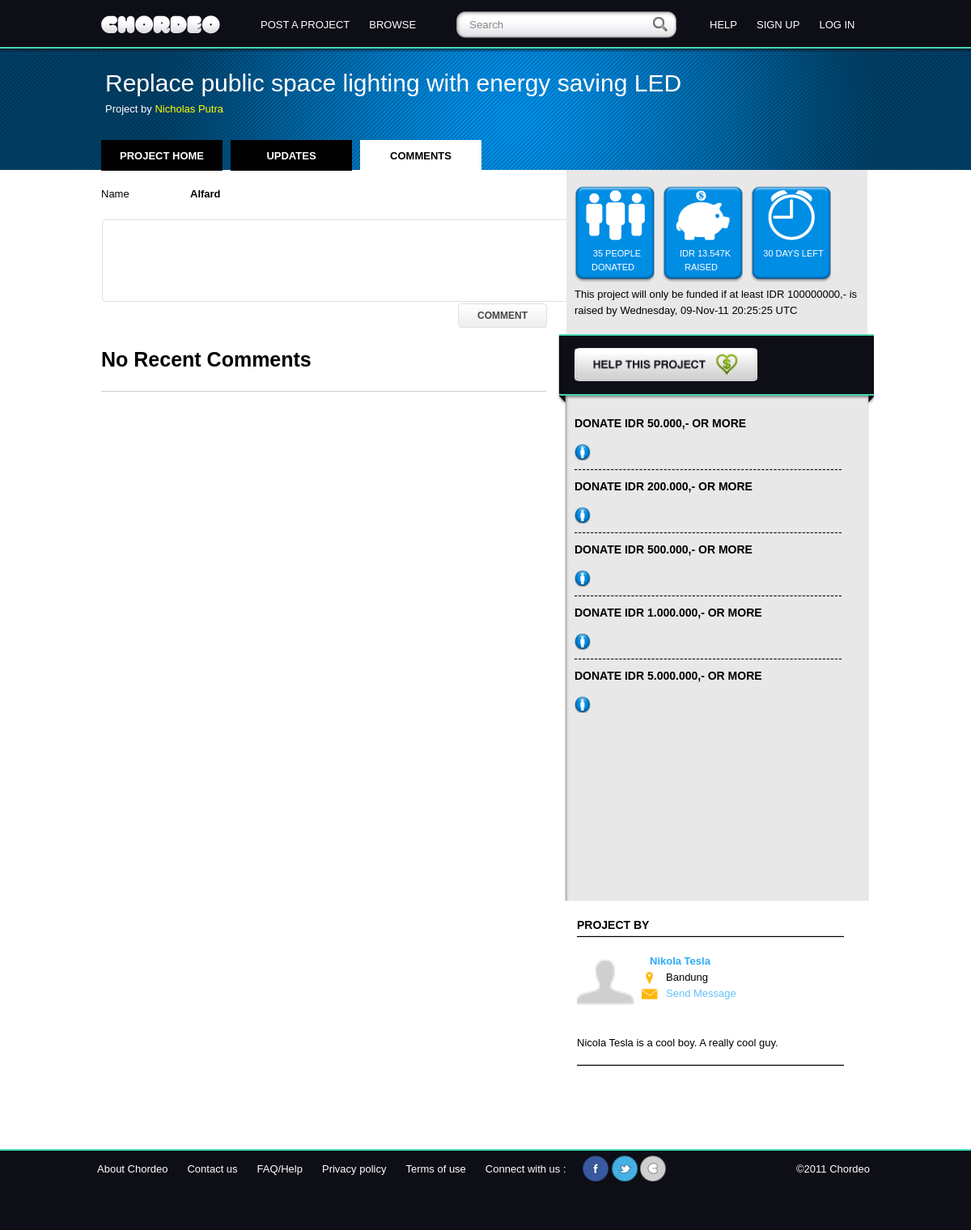
Page /project/projectdetail/comments/3 on the committed database.
### tables this page shows
CREATE TABLE IF NOT EXISTS `ch_user` (
  `user_id` int(5) NOT NULL AUTO_INCREMENT,
  `avatar` varchar(100) DEFAULT 'profile.png',
  `username` varchar(50) NOT NULL,
  `email` varchar(50) NOT NULL,
  `name` varchar(100) NOT NULL,
  `bio` text,
  `website` varchar(30) NOT NULL,
  `location` varchar(50) DEFAULT NULL,
  `password` varchar(50) NOT NULL,
  `type` varchar(20) NOT NULL DEFAULT 'user',
  PRIMARY KEY (`user_id`)
);

### application/controllers/project.php (called while the page is built, shortened)
<?php if ( ! defined('BASEPATH')) exit('No direct script access allowed');
class Project extends CI_Controller {
    function projectdetail($var='id',$id)
    {
        $q = $this->db->get_where('ch_project', array('project_id' => $id));
        $row=$q->row();
        $s = $this->db->get_where('ch_user', array('user_id' => $row->project_user_id));
        $row_user=$s->row();
        $r = $this->db->get_where('ch_projectreward', array('project_id' => $id));
        $reward=$r->row();
        $time = $row->project_time;
        $datetime=human_to_unix($time);
        $data['project_until']= standard_date('DATE_COOKIE',gmt_to_local($datetime, 'UP7', 'FALSE'));
        $data['sidebar_amount_funding']=$row->amount_funding;
        $data['project_title']=$row->project_name;
        $data['project_author']=$row_user->name;
        $data['user_location']=$row_user->location;
        $data['user_bio']=$row_user->bio;
        $data['title']=$row->project_name.' by '.$row_user->name;
        $data['topmenu']=$this->projectmodel->menu_top($var,$id);
        $data['project_location']=$row->project_location;
        $data['user_avatar']=$row_user->avatar;
        for($i=1;$i<6;$i++)
        {
            $rew="reward_$i";
            $count="count_$i";
            $data["donate_$i"]=$reward->$rew;
            $data["count_$i"]=$reward->$count;
        }
        switch ($var) {
            case 'comments':
                $data['project_comments']=$this->projectmodel->project_comments($id);
                $this->projectmodel->template($data,"chprojectcomments");
                break;
        }
    }
}

### index.php (called while the page is built, shortened)
<?php
require_once BASEPATH.'core/CodeIgniter.php';

### application/views/chprojectsidebar.php (the view, shortened to what this page needs)
	<div class="grid_9 push_1 omega content-kanan">
			<div class="grid_2 alpha people_badge"><div class="badge-text"><p>35 PEOPLE DONATED</p></div></div>
			<div class="grid_2 raised_badge"><div class="badge-text"><p>IDR 13.547K RAISED</p></div></div>
			<div class="grid_2 omega time_badge"><div class="badge-text"><p>30 DAYS LEFT</p></div></div>
			<p class="badge_desctiption">This project will only be funded if at least
IDR <?php echo $sidebar_amount_funding;?>,- is raised by <?php echo $project_until;?></p>
			<div class="grid_10 omega donate">
				<input type="button" class="grid_6 helpproject">
				<div class="wrapper_donate_option">
					<div class="donate_option">
						<p class="option">DONATE IDR 50.000,- OR MORE</p>
						<p><img src="assets/images/donator_icon.png"> <span><?php echo $count_1;?></span></p>
						<hr>
					</div>
					<div class="donate_option">
						<p class="option">DONATE IDR 200.000,- OR MORE</p>
						<p><img src="assets/images/donator_icon.png"> <span><?php echo $count_2;?></span></p>
						<hr>
					</div>
					<div class="donate_option">
						<p class="option">DONATE IDR 500.000,- OR MORE</p>
						<p><img src="assets/images/donator_icon.png"> <span><?php echo $count_3;?></span></p>
						<hr>
					</div>
					<div class="donate_option">
						<p class="option">DONATE IDR 1.000.000,- OR MORE</p>
						<p><img src="assets/images/donator_icon.png"> <span><?php echo $count_4;?></span></p>
						<hr>
					</div>
					<div class="donate_option">
						<p class="option">DONATE IDR 5.000.000,- OR MORE</p>
						<p><img src="assets/images/donator_icon.png"> <span><?php echo $count_5;?></span></p>
					</div>
				</div>
				<div class="jarak"></div>
				<div class="project_by">
					<span>PROJECT BY</span><hr />
					<img src="assets/images/<?php echo $user_avatar;?>" width="70"/>
						<a href="#" class="name">Nikola Tesla</a>
						<p><img src="assets/images/location_icon.png" /><?php echo $user_location;?></p>
						<p><img src="assets/images/message_icon.png" /><a href="#">Send Message</a></p>
						<p class="bottom"><?php echo $user_bio;?></p><hr>
				</div>
				<div class="jarak"></div>
				<div class="jarak"></div>
			</div>
	</div>
</div>
            <div class="break"></div>
</div>
            <div class="break"></div>

### application/views/chprojectcomments.php
<div class="banner">
	<div class="container_24 full">
            <div class="grid_24 header">
		<div class="grid_24 judul"><p class="judul_utama"><?php echo $project_title;?><p style="color:white">Project by <font color="yellow"><?php echo $project_author;?></font></p></div>
		<div class="grid_15 menu_margin_top_lit alpha">
                    <?php echo $topmenu;?>
            </div>
            <div class="grid_9 push_15 bg_kanan"></div>
            <div class="grid_24">
	<div class="grid_14 alpha content-kiri">
            <?php echo $project_comments;?>
            <hr />
	</div>

### assets/960gs/960.css (style rules this page uses)
body { min-width: 960px; }
.grid_1, .grid_2, .grid_3, .grid_4, .grid_5, .grid_6, .grid_7, .grid_8, .grid_9, .grid_10, .grid_11, .grid_12, .grid_13, .grid_14, .grid_15, .grid_16 { display: inline; float: left; margin-left: 10px; margin-right: 10px; }
.push_1, .pull_1, .push_2, .pull_2, .push_3, .pull_3, .push_4, .pull_4, .push_5, .pull_5, .push_6, .pull_6, .push_7, .pull_7, .push_8, .pull_8, .push_9, .pull_9, .push_10, .pull_10, .push_11, .pull_11, .push_12, .pull_12, .push_13, .pull_13, .push_14, .pull_14, .push_15, .pull_15 { position: relative; }
.alpha { margin-left: 0; }
.omega { margin-right: 0; }

### assets/960gs/960_24_col.css (style rules this page uses)
body { min-width: 960px; }
.container_24 { margin-left: auto; margin-right: auto; width: 960px; }
.grid_1, .grid_2, .grid_3, .grid_4, .grid_5, .grid_6, .grid_7, .grid_8, .grid_9, .grid_10, .grid_11, .grid_12, .grid_13, .grid_14, .grid_15, .grid_16, .grid_17, .grid_18, .grid_19, .grid_20, .grid_21, .grid_22, .grid_23, .grid_24 { display: inline; float: left; margin-left: 5px; margin-right: 5px; }
.push_1, .pull_1, .push_2, .pull_2, .push_3, .pull_3, .push_4, .pull_4, .push_5, .pull_5, .push_6, .pull_6, .push_7, .pull_7, .push_8, .pull_8, .push_9, .pull_9, .push_10, .pull_10, .push_11, .pull_11, .push_12, .pull_12, .push_13, .pull_13, .push_14, .pull_14, .push_15, .pull_15, .push_16, .pull_16, .push_17, .pull_17, .push_18, .pull_18, .push_19, .pull_19, .push_20, .pull_20, .push_21, .pull_21, .push_22, .pull_22, .push_23, .pull_23 { position: relative; }
.alpha { margin-left: 0; }
.omega { margin-right: 0; }
.container_24 .grid_2 { width: 70px; }
.container_24 .grid_6 { width: 232px; background-color: 0d0e16; }
.container_24 .grid_9 { width: 350px; }
.container_24 .grid_10 { width: 390px; }
.container_24 .grid_14 { width: 550px; }
.container_24 .grid_15 { width: 590px; }
.container_24 .grid_24 { width: 950px; }
.container_24 .push_1 { left: 40px; font-weight: normal; }
.container_24 .push_15 { left: 600px; }
.clearfix:before, .clearfix:after, .container_24:before, .container_24:after { content: '.'; display: block; overflow: hidden; visibility: hidden; font-size: 0; line-height: 0; width: 0; height: 0; }
.clearfix:after, .container_24:after { clear: both; }
.clearfix, .container_24 { zoom: 1; }

### rows in the picture
ch_user: name "Nicholas Putra", avatar (placeholder picture), location "Bandung", bio "Nicola Tesla is a cool boy. A really cool guy."

### other values in the picture
$project_title "Replace public space lighting with energy saving LED"
$sidebar_amount_funding "100000000"
$project_until "Wednesday, 09-Nov-11 20:25:25 UTC"
